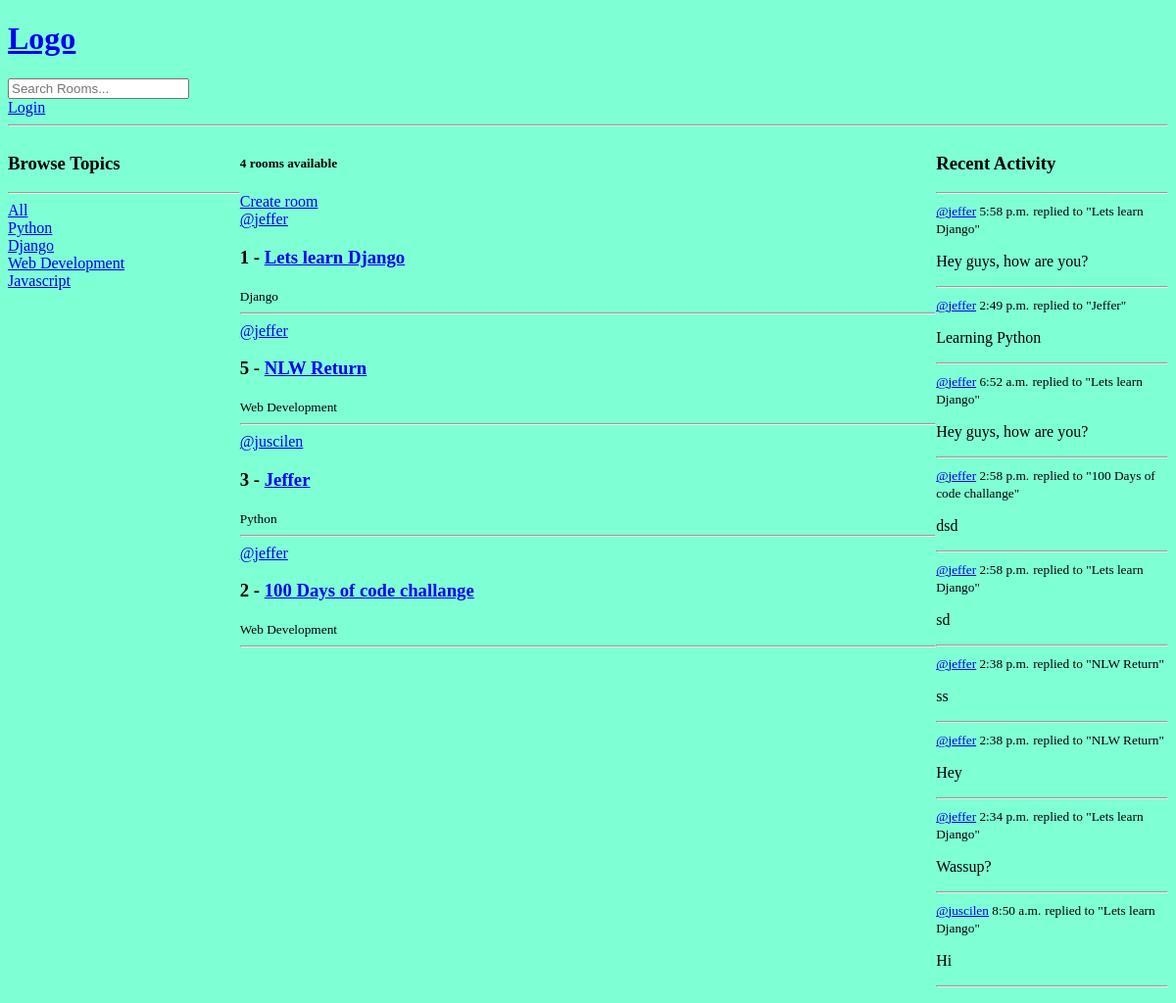
Before: / with the older database file.
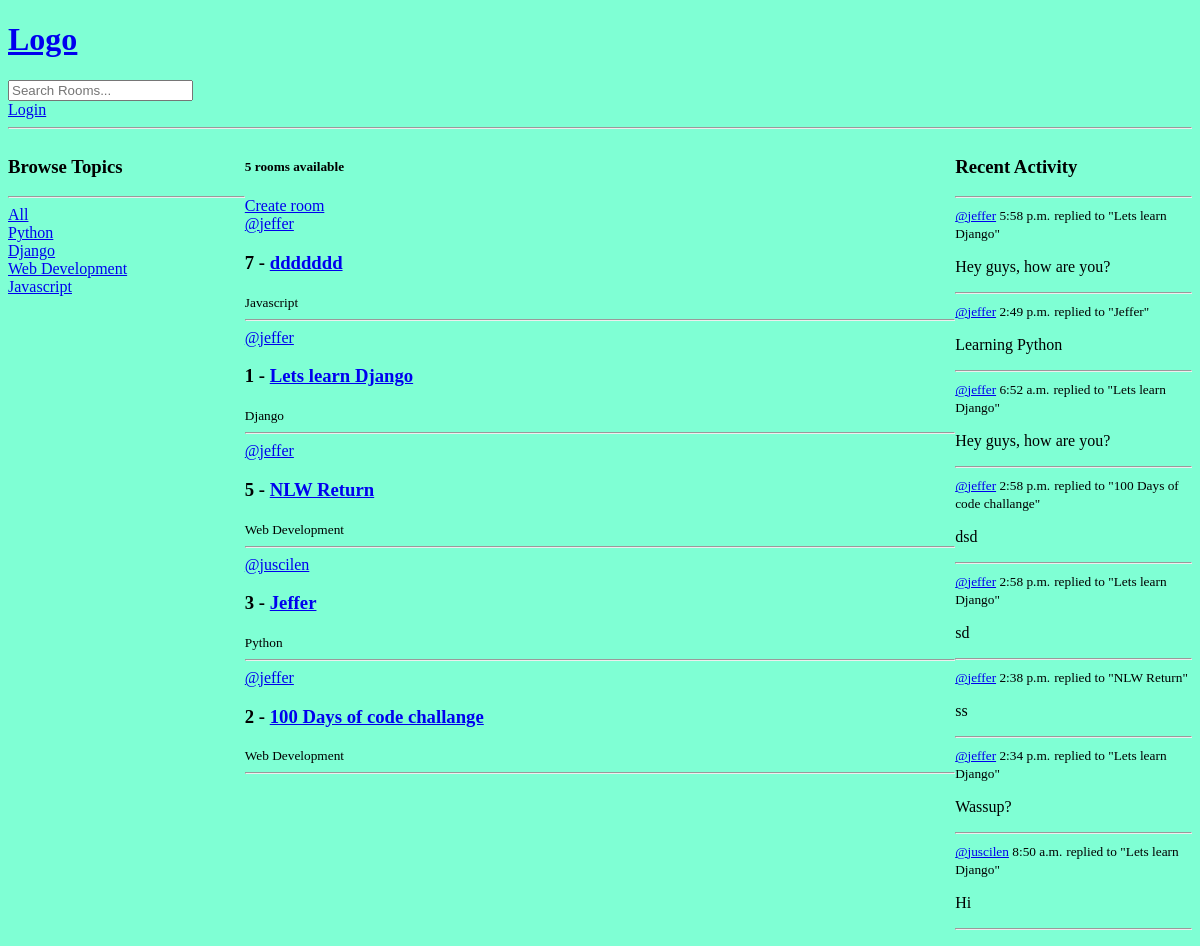
After: the same page with the newer database file.
### base/models.py (models this page shows, shortened)
class Topic(models.Model):
    name = models.CharField(max_length=200)

class Room(models.Model):
    host = models.ForeignKey(User, on_delete=models.SET_NULL, null=True)
    topic = models.ForeignKey(Topic, on_delete=models.SET_NULL, null=True)
    name = models.CharField(max_length=200)
    description = models.TextField(null=True, blank=True)
    participants = models.ManyToManyField(User, related_name="participants", blank=True)
    updated = models.DateTimeField(auto_now=True)
    created = models.TimeField(auto_now_add=True)
    class Meta:
        ordering = ("-updated", "-created")
    def __str__(self):
        return str(self.name)

class Message(models.Model):
    user = models.ForeignKey(User, on_delete=models.CASCADE)
    room = models.ForeignKey(Room, on_delete=models.CASCADE)
    body = models.TextField()
    updated = models.DateTimeField(auto_now=True)
    created = models.TimeField(auto_now_add=True)
    class Meta:
        ordering = ("-updated", "-created")
    def __str__(self):
        return str(self.body[0:50])

### base/views.py (the view)
# urls.py: path("", views.home, name="home"),
def home(request):
    q = request.GET.get("q") if request.GET.get("q") != None else ""
    rooms = Room.objects.filter(
        Q(topic__name__icontains=q) |
        Q(name__icontains=q) |
        Q(description__icontains=q)
    )
    topics = Topic.objects.all()
    room_count = rooms.count()
    room_messages = Message.objects.filter(
        Q(room__topic__name__icontains=q)
        )
    context = {"rooms": rooms, "topics": topics, "room_count": room_count, "room_messages": room_messages}
    return render(request, "base/home.html", context)

### base/templates/base/home.html (shortened to what this page needs)
{% extends "main.html" %}
{% block content %}
<div class="home-container">
    <div>
        {% include "base/topics_component.html" %}
    </div>
    <div>
        <h5>{{ room_count }} rooms available </h5>
        <a href="{% url 'create-room' %}">Create room</a>
        <div>
            {% include "base/feed_component.html" %}
        </div>
    </div>
    <div>
        {% include "base/activity_component.html" %}
    </div>
</div>
{% endblock content %}

### base/templates/base/topics_component.html
<h3>Browse Topics</h3>
<hr>
<div>
    <a href="{% url 'home' %}">All</a>
</div>
{% for topic in topics %}
    <div>
        <a href="{% url 'home' %}?q={{ topic.name }}">{{ topic.name }}</a>
    </div>
{% endfor %}

### base/templates/base/feed_component.html (shortened to what this page needs)
{% for room in rooms %}
    <div>
        <a href="{% url 'user-profile' room.host.id %}">@{{ room.host.username }}</a>
        <h3>{{ room.id }} - <a href="{% url 'room' room.id %}">{{ room.name }}</a></h3>
        <small>{{ room.topic.name }}</small>
        <hr>
    </div>
{% endfor %}

### base/templates/base/activity_component.html (shortened to what this page needs)
<h3>Recent Activity</h3>
<hr>
{% for message in room_messages %}
    <div>
        <small><a href="{% url 'user-profile' message.user.id %}">@{{ message.user }}</a>  {{ message.created }}</small>
        <small>replied to "{{ message.room }}"</small>
        <p>{{ message }}</p>
        <hr>
    </div>
{% endfor %}

Changed rows visible on the page:
removed Message: user "jeffer", created "2:38 p.m.", room "NLW Return", body "Hey"
added Room: host.username "jeffer", id "7", name "ddddddd", topic.name "Javascript"
Other visible differences:
{{ room_count }}: "4" → "5"
